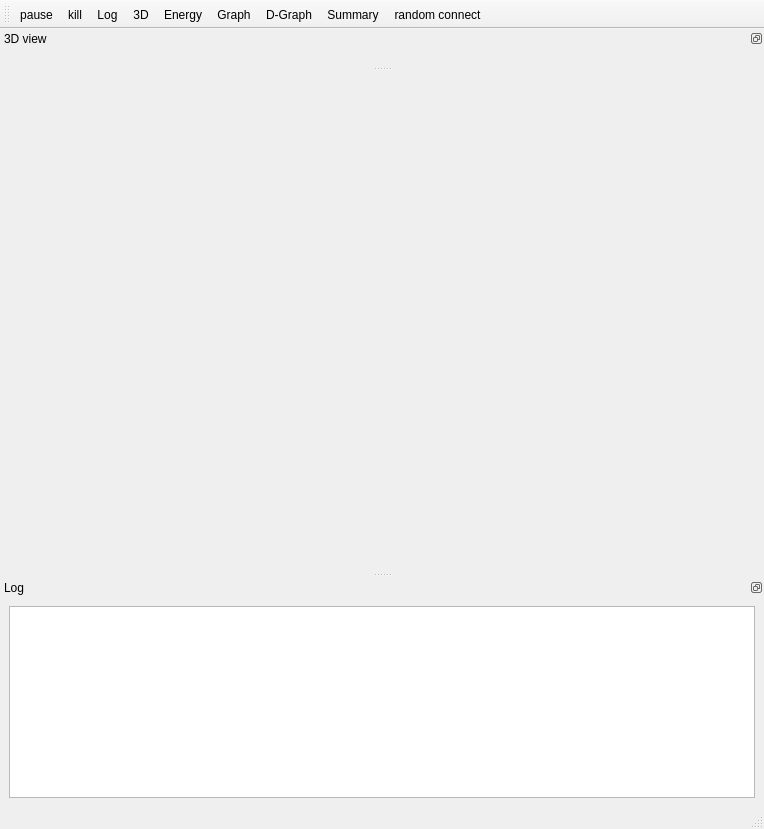
<?xml version="1.0" encoding="UTF-8"?>
<ui version="4.0">
 <class>MainWindow</class>
 <widget class="QMainWindow" name="MainWindow">
  <property name="geometry">
   <rect>
    <x>0</x>
    <y>0</y>
    <width>764</width>
    <height>829</height>
   </rect>
  </property>
  <property name="windowTitle">
   <string>MainWindow</string>
  </property>
  <property name="dockNestingEnabled">
   <bool>false</bool>
  </property>
  <widget class="QWidget" name="centralwidget">
   <property name="enabled">
    <bool>true</bool>
   </property>
   <layout class="QVBoxLayout" name="verticalLayout"/>
  </widget>
  <widget class="QMenuBar" name="menubar">
   <property name="geometry">
    <rect>
     <x>0</x>
     <y>0</y>
     <width>764</width>
     <height>25</height>
    </rect>
   </property>
  </widget>
  <widget class="QStatusBar" name="statusbar"/>
  <widget class="QDockWidget" name="view_Log">
   <property name="sizePolicy">
    <sizepolicy hsizetype="Expanding" vsizetype="Expanding">
     <horstretch>0</horstretch>
     <verstretch>0</verstretch>
    </sizepolicy>
   </property>
   <property name="features">
    <set>QDockWidget::DockWidgetFloatable|QDockWidget::DockWidgetMovable</set>
   </property>
   <property name="allowedAreas">
    <set>Qt::AllDockWidgetAreas</set>
   </property>
   <property name="windowTitle">
    <string>Log</string>
   </property>
   <attribute name="dockWidgetArea">
    <number>8</number>
   </attribute>
   <widget class="QWidget" name="dockWidgetContents_5">
    <layout class="QHBoxLayout" name="horizontalLayout">
     <item>
      <widget class="QTextEdit" name="textEdit">
       <property name="sizePolicy">
        <sizepolicy hsizetype="Expanding" vsizetype="Expanding">
         <horstretch>0</horstretch>
         <verstretch>0</verstretch>
        </sizepolicy>
       </property>
       <property name="minimumSize">
        <size>
         <width>0</width>
         <height>0</height>
        </size>
       </property>
       <property name="baseSize">
        <size>
         <width>0</width>
         <height>500</height>
        </size>
       </property>
      </widget>
     </item>
    </layout>
   </widget>
  </widget>
  <widget class="QDockWidget" name="view_ogl">
   <property name="sizePolicy">
    <sizepolicy hsizetype="Expanding" vsizetype="Expanding">
     <horstretch>0</horstretch>
     <verstretch>0</verstretch>
    </sizepolicy>
   </property>
   <property name="features">
    <set>QDockWidget::DockWidgetFloatable|QDockWidget::DockWidgetMovable</set>
   </property>
   <property name="allowedAreas">
    <set>Qt::AllDockWidgetAreas</set>
   </property>
   <property name="windowTitle">
    <string>3D view</string>
   </property>
   <attribute name="dockWidgetArea">
    <number>4</number>
   </attribute>
   <widget class="QWidget" name="dockWidgetContents_3">
    <layout class="QHBoxLayout" name="horizontalLayout_2">
     <item>
      <widget class="Show3DWithSlider" name="ogl" native="true">
       <property name="sizePolicy">
        <sizepolicy hsizetype="Expanding" vsizetype="Expanding">
         <horstretch>0</horstretch>
         <verstretch>0</verstretch>
        </sizepolicy>
       </property>
      </widget>
     </item>
    </layout>
   </widget>
  </widget>
  <widget class="QToolBar" name="toolBar">
   <property name="windowTitle">
    <string>toolBar</string>
   </property>
   <attribute name="toolBarArea">
    <enum>TopToolBarArea</enum>
   </attribute>
   <attribute name="toolBarBreak">
    <bool>false</bool>
   </attribute>
   <addaction name="actionPause"/>
   <addaction name="actionKill"/>
   <addaction name="actionLog"/>
   <addaction name="action3D"/>
   <addaction name="actionEnergy"/>
   <addaction name="actionGraph"/>
   <addaction name="actionD_Graph"/>
   <addaction name="actionSummary"/>
   <addaction name="actionRandom_connect"/>
  </widget>
  <action name="actionEnergy">
   <property name="checkable">
    <bool>true</bool>
   </property>
   <property name="checked">
    <bool>false</bool>
   </property>
   <property name="text">
    <string>Energy</string>
   </property>
   <property name="toolTip">
    <string>toggle energy window</string>
   </property>
  </action>
  <action name="action3D">
   <property name="checkable">
    <bool>true</bool>
   </property>
   <property name="text">
    <string>3D</string>
   </property>
   <property name="toolTip">
    <string>toggle 3D viewer</string>
   </property>
  </action>
  <action name="actionGraph">
   <property name="checkable">
    <bool>true</bool>
   </property>
   <property name="text">
    <string>Graph</string>
   </property>
   <property name="toolTip">
    <string>toggle graph view</string>
   </property>
  </action>
  <action name="actionPause">
   <property name="checkable">
    <bool>true</bool>
   </property>
   <property name="icon">
    <iconset resource="resources.qrc">
     <normaloff>:/icons/icons/pause.png</normaloff>
     <normalon>:/icons/icons/pause.png</normalon>:/icons/icons/pause.png</iconset>
   </property>
   <property name="text">
    <string>pause</string>
   </property>
   <property name="toolTip">
    <string>pause / restart</string>
   </property>
  </action>
  <action name="actionD_Graph">
   <property name="checkable">
    <bool>true</bool>
   </property>
   <property name="text">
    <string>D-Graph</string>
   </property>
   <property name="toolTip">
    <string>disconnectivity graph</string>
   </property>
  </action>
  <action name="actionSummary">
   <property name="checkable">
    <bool>true</bool>
   </property>
   <property name="text">
    <string>Summary</string>
   </property>
   <property name="toolTip">
    <string>display summary information</string>
   </property>
  </action>
  <action name="actionLog">
   <property name="checkable">
    <bool>true</bool>
   </property>
   <property name="text">
    <string>Log</string>
   </property>
   <property name="toolTip">
    <string>display log information</string>
   </property>
  </action>
  <action name="actionKill">
   <property name="icon">
    <iconset resource="resources.qrc">
     <normaloff>:/icons/icons/stop.png</normaloff>:/icons/icons/stop.png</iconset>
   </property>
   <property name="text">
    <string>kill</string>
   </property>
   <property name="toolTip">
    <string>interrupt the connect run</string>
   </property>
  </action>
  <action name="actionRandom_connect">
   <property name="checkable">
    <bool>true</bool>
   </property>
   <property name="text">
    <string>random connect</string>
   </property>
   <property name="toolTip">
    <string>connect random minima</string>
   </property>
  </action>
 </widget>
 <customwidgets>
  <customwidget>
   <class>Show3DWithSlider</class>
   <extends>QWidget</extends>
   <header>pygmin/gui/show3d_with_slider.h</header>
   <container>1</container>
  </customwidget>
 </customwidgets>
 <resources>
  <include location="resources.qrc"/>
 </resources>
 <connections/>
</ui>
